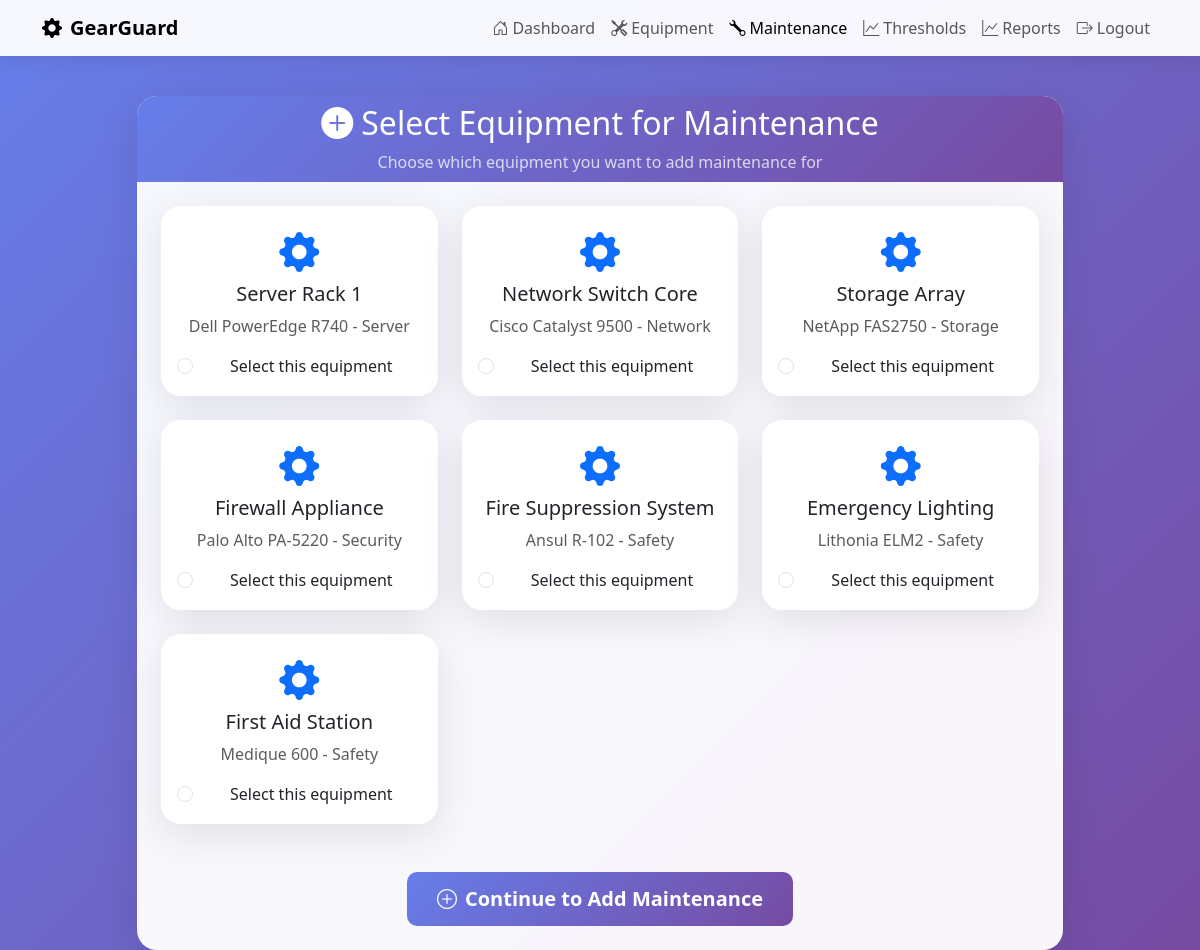
The page /maintenance/add (signed in) on the database its author committed.
### models.py (models this page shows)
class Equipment(db.Model):
    id = db.Column(db.Integer, primary_key=True)
    user_id = db.Column(db.Integer, db.ForeignKey('user.id'), nullable=False)
    name = db.Column(db.String(100), nullable=False)
    model = db.Column(db.String(100))
    category = db.Column(db.String(50), nullable=False)
    purchase_date = db.Column(db.String(20))
    warranty = db.Column(db.String(50))
    location = db.Column(db.String(100))
    status = db.Column(db.String(20), default="Active")
    notes = db.Column(db.Text)
    logs = db.relationship('MaintenanceLog', backref='asset', lazy=True)
    metrics = db.relationship('Metric', backref='equipment', lazy=True)
    documents = db.relationship('Document', backref='equipment', lazy=True)

### app.py (the view)
@app.route('/maintenance/add', methods=['GET', 'POST'])
@login_required
def maintenance_add_select():
    if request.method == 'POST':
        equipment_id = request.form.get('equipment_id')
        if equipment_id:
            return redirect(f'/maintenance/add/{equipment_id}')
        else:
            flash("Please select equipment", "error")
    assets = Equipment.query.filter_by(user_id=session['user']).all()
    return render_template('maintenance_select_equipment.html', assets=assets)

### app.py (called while the page is built)
def login_required(f):
    @wraps(f)
    def decorated_function(*args, **kwargs):
        if 'user' not in session:
            flash("Please login first!", "error")
            return redirect('/login')
        return f(*args, **kwargs)
    return decorated_function

### templates/maintenance_select_equipment.html (shortened to what this page needs)
<!DOCTYPE html>
<html lang="en">
<head>
    <link href="https://cdn.jsdelivr.net/npm/bootstrap@5.3.0/dist/css/bootstrap.min.css" rel="stylesheet">
    <link href="https://cdn.jsdelivr.net/npm/bootstrap-icons@1.10.0/font/bootstrap-icons.css" rel="stylesheet">
</head>
<body>
    <nav class="navbar navbar-expand-lg navbar-light fixed-top">
        <div class="container">
            <a class="navbar-brand fw-bold" href="/dashboard">
                <i class="bi bi-gear-fill me-2"></i>GearGuard
            </a>
            <div class="collapse navbar-collapse" id="navbarNav">
                <ul class="navbar-nav ms-auto">
                    <li class="nav-item">
                        <a class="nav-link" href="/dashboard"><i class="bi bi-house-door me-1"></i>Dashboard</a>
                    </li>
                    <li class="nav-item">
                        <a class="nav-link" href="/equipment"><i class="bi bi-tools me-1"></i>Equipment</a>
                    </li>
                    <li class="nav-item">
                        <a class="nav-link active" href="/maintenance"><i class="bi bi-wrench me-1"></i>Maintenance</a>
                    </li>
                    <li class="nav-item">
                        <a class="nav-link" href="/thresholds"><i class="bi bi-graph-up me-1"></i>Thresholds</a>
                    </li>
                    <li class="nav-item">
                        <a class="nav-link" href="/reports"><i class="bi bi-graph-up me-1"></i>Reports</a>
                    </li>
                    <li class="nav-item">
                        <a class="nav-link" href="/logout"><i class="bi bi-box-arrow-right me-1"></i>Logout</a>
                    </li>
                </ul>
            </div>
        </div>
    </nav>
    <div class="container mt-5 pt-5">
        <div class="row justify-content-center">
            <div class="col-lg-10">
                <div class="card">
                    <div class="card-header text-center">
                        <h2 class="mb-0"><i class="bi bi-plus-circle-fill me-2"></i>Select Equipment for Maintenance</h2>
                        <p class="mb-0 mt-2 opacity-75">Choose which equipment you want to add maintenance for</p>
                    </div>
                    <div class="card-body p-4">
                        {% if assets %}
                            <form method="POST" id="equipmentForm">
                                <div class="row">
                                    {% for asset in assets %}
                                        <div class="col-md-6 col-lg-4 mb-4">
                                            <div class="card equipment-card h-100" role="radio" aria-checked="false">
                                                <div class="card-body text-center">
                                                    <i class="bi bi-gear-fill fs-1 text-primary mb-3"></i>
                                                    <h5 class="card-title">{{ asset.name }}</h5>
                                                    <p class="card-text text-muted">{{ asset.model }} - {{ asset.category }}</p>
                                                    <div class="form-check">
                                                        <input class="form-check-input" type="radio" name="equipment_id" value="{{ asset.id }}" id="equipment{{ asset.id }}" required aria-describedby="equipment-label-{{ asset.id }}">
                                                        <label class="form-check-label" for="equipment{{ asset.id }}" id="equipment-label-{{ asset.id }}">
                                                            Select this equipment
                                                        </label>
                                                    </div>
                                                </div>
                                            </div>
                                        </div>
                                    {% endfor %}
                                </div>
                                <div class="text-center mt-4">
                                    <button type="submit" class="btn btn-primary btn-lg" id="submitBtn">
                                        <i class="bi bi-plus-circle me-2"></i>Continue to Add Maintenance
                                    </button>
                                </div>
                            </form>
                        {% endif %}
                    </div>
                </div>
            </div>
        </div>
    </div>
</body>
</html>

### templates/maintenance_select_equipment.html (style rules this page uses)
body { background: linear-gradient(135deg, #667eea 0%, #764ba2 100%); min-height: 100vh; font-family: 'Segoe UI', Tahoma, Geneva, Verdana, sans-serif; }
.navbar { background: rgba(255, 255, 255, 0.95); backdrop-filter: blur(10px); box-shadow: 0 2px 20px rgba(0,0,0,0.1); }
.card { background: rgba(255, 255, 255, 0.95); backdrop-filter: blur(10px); border: none; border-radius: 20px; box-shadow: 0 10px 40px rgba(0,0,0,0.1); transition: transform 0.3s ease; }
.card-header { background: linear-gradient(135deg, #667eea 0%, #764ba2 100%); color: white; border-radius: 20px 20px 0 0 !important; border: none; }
.btn-primary { background: linear-gradient(135deg, #667eea 0%, #764ba2 100%); border: none; border-radius: 10px; padding: 12px 30px; font-weight: 600; transition: all 0.3s ease; }
.equipment-card { cursor: pointer; transition: all 0.3s ease; }

### rows shown on the page
Equipment: name "Server Rack 1", model "Dell PowerEdge R740", category "Server"
Equipment: name "Network Switch Core", model "Cisco Catalyst 9500", category "Network"
Equipment: name "Storage Array", model "NetApp FAS2750", category "Storage"
Equipment: name "Firewall Appliance", model "Palo Alto PA-5220", category "Security"
Equipment: name "Fire Suppression System", model "Ansul R-102", category "Safety"
Equipment: name "Emergency Lighting", model "Lithonia ELM2", category "Safety"
Equipment: name "First Aid Station", model "Medique 600", category "Safety"
